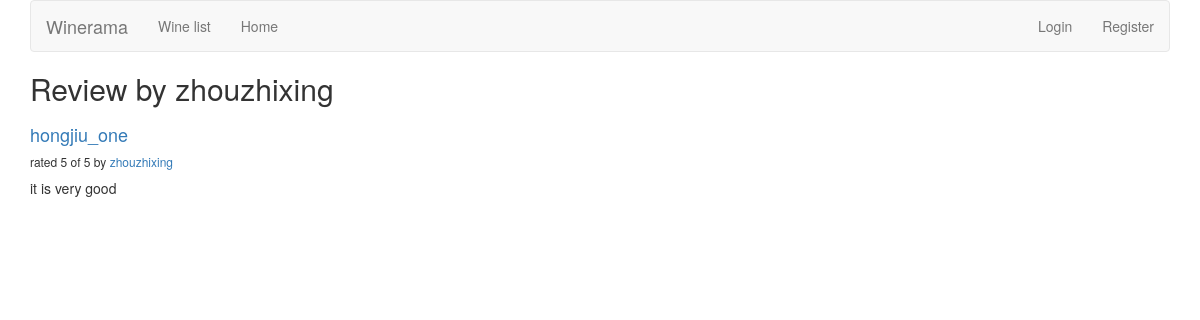
Page /reviews/review/user/zhouzhixing/ on the committed database.
### reviews/models.py (models this page shows, shortened)
class Review(models.Model):
    RATING_CHOICES = (
        (1, '1'),
        (2, '2'),
        (3, '3'),
        (4, '4'),
        (5, '5'),
    )
    wine = models.ForeignKey(Wine)
    pub_date = models.DateTimeField('date published')
    user_name = models.CharField(max_length=100)
    comment = models.CharField(max_length=200)
    rating = models.IntegerField(choices=RATING_CHOICES)

class Wine(models.Model):
    name = models.CharField(max_length=200)

### reviews/views.py (the view)
# urls.py: url(r'^review/user/(?P<username>\w+)/$', views.user_review_list, name='user_review_list'),
def user_review_list(request, username=None):
    if not username:
        username = request.user.username
    latest_review_list = Review.objects.filter(user_name=username).order_by('-pub_date')
    context = {'latest_review_list':latest_review_list, 'username':username}
    return render(request, 'reviews/user_review_list.html', context)

### reviews/templates/reviews/user_review_list.html
{% extends 'reviews/review_list.html' %}
{% block title %}
<h2>Review by {{ username }}</h2>
{% endblock %}

### reviews/templates/reviews/review_list.html (shortened to what this page needs)
{% extends 'base.html' %}
{% block content %}
{% if latest_review_list %}
<div class="row">
    {% for review in latest_review_list %}
    <div class="col-xs-6 col-lg-4">
        <h4><a href="{% url 'reviews:review_detail' review.id %}">
        {{ review.wine.name }}
        </a></h4>
        <h6>rated {{ review.rating }} of 5 by <a href="{% url 'reviews:user_review_list' review.user_name %}"> {{ review.user_name }} </a></h6>
        <p>{{ review.comment }}</p>
    </div>
    {% endfor %}
</div>
{% else %}
<p>No reviews are available.</p>
{% endif %}
{% endblock %}

### rows in the picture
Review: user_name "zhouzhixing", wine.name "hongjiu_one", rating "5", comment "it is very good"
